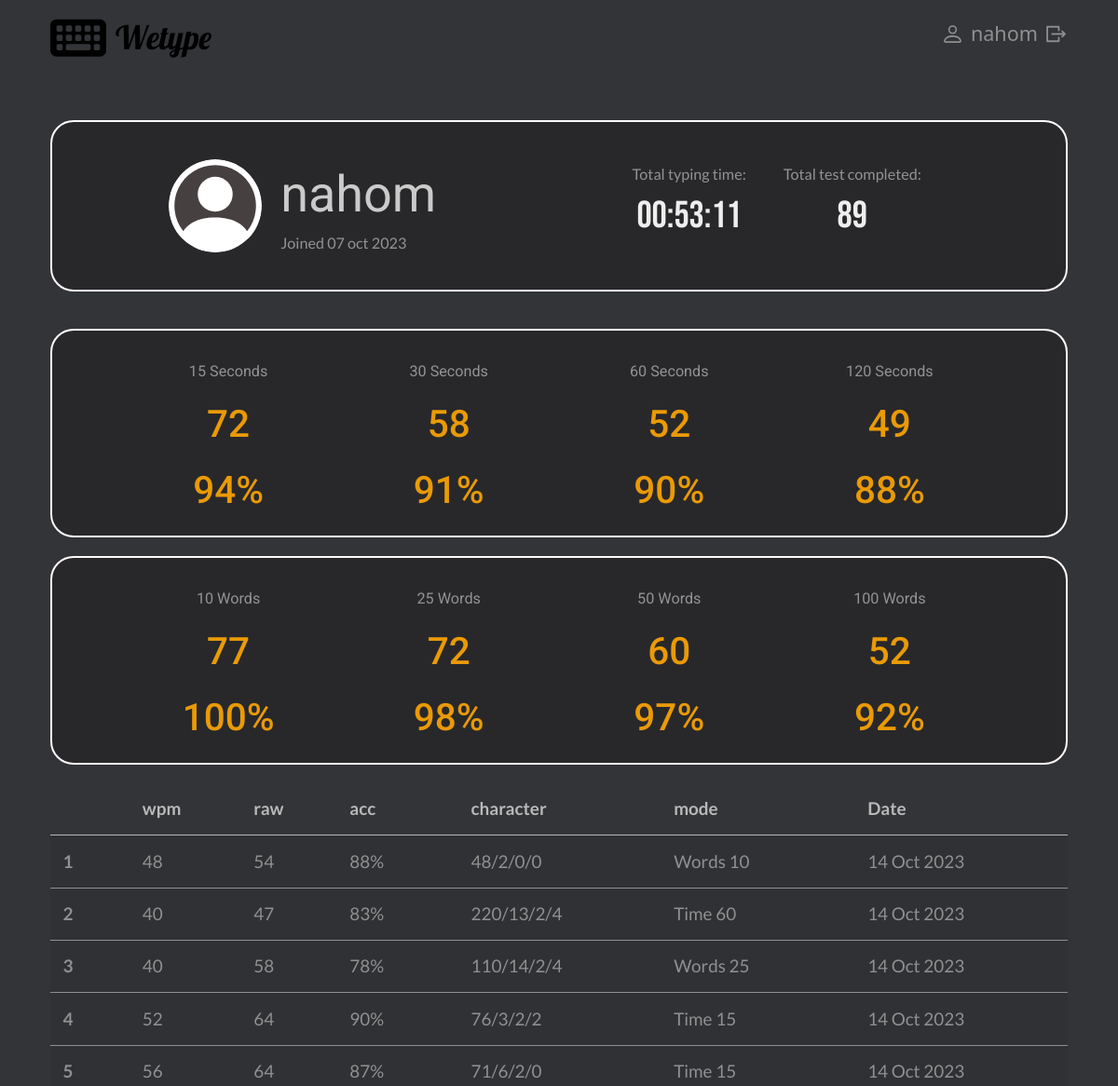
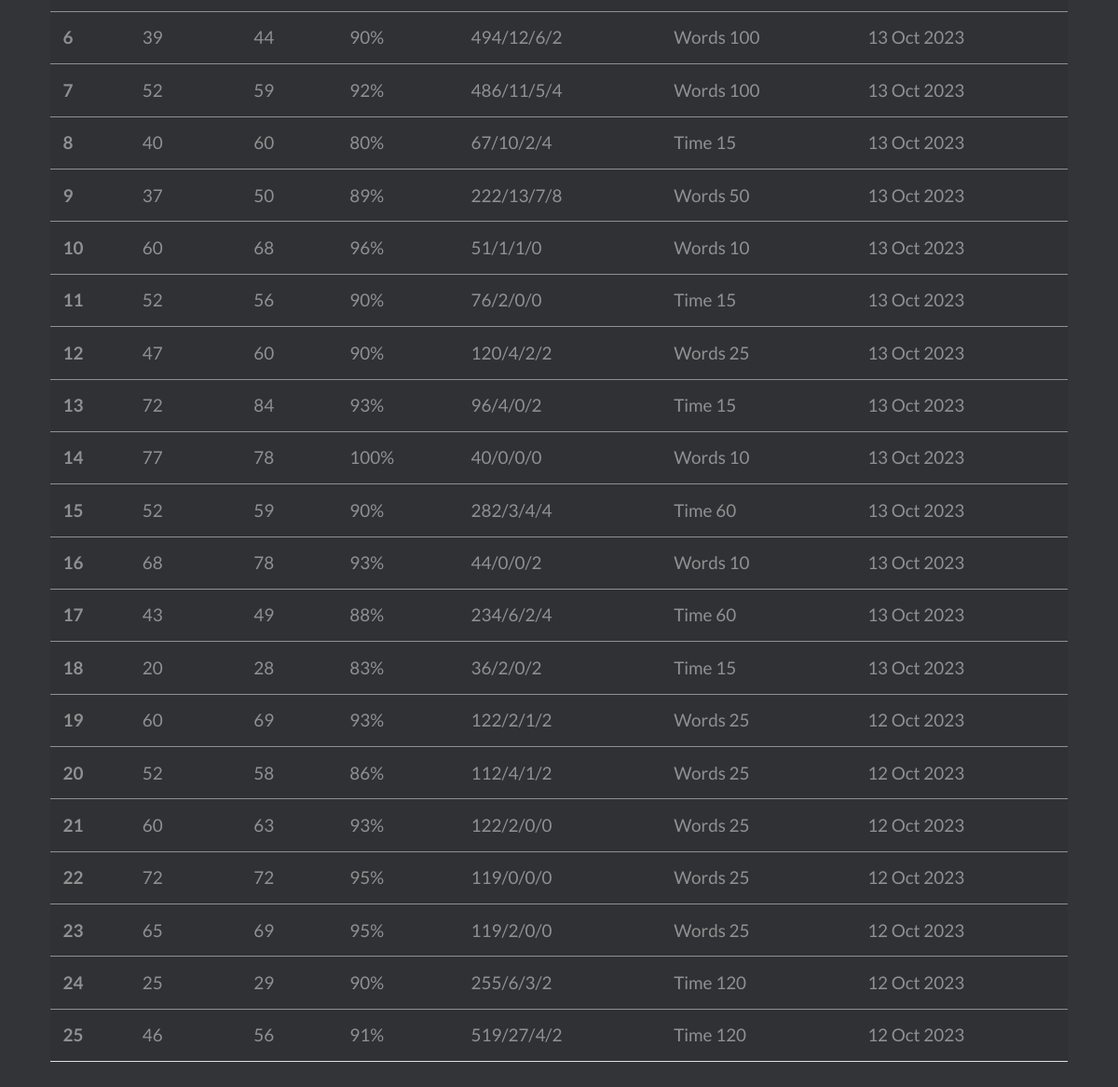
/profile (signed in), run on the app's committed database (2 pictures, top to bottom).
### writing/models.py (models this page shows)
class User(AbstractUser):
    pass

class Test_Time(models.Model):
    user = models.ForeignKey("User", on_delete=models.CASCADE, related_name="time")
    game_type = models.CharField(max_length=4,default="Time")
    test_type = models.PositiveIntegerField(null=False)
    speed = models.PositiveIntegerField(null=False)
    accuracy = models.IntegerField(null=False, validators=[MaxValueValidator(100), MinValueValidator(1)])
    time_frame = models.IntegerField(null=False)
    time = models.DateTimeField(auto_now_add=True)
    raw_speed = models.PositiveIntegerField(null=False)
    character = models.CharField(max_length=17, blank=False)

class Test_Word(models.Model):
    user = models.ForeignKey("User", on_delete=models.CASCADE, related_name="word")
    game_type = models.CharField(max_length=5, default="Words")
    test_type = models.PositiveIntegerField(null=False)
    speed = models.PositiveIntegerField(null=False)
    accuracy = models.IntegerField(null=False, validators=[MaxValueValidator(100), MinValueValidator(1)])
    time_frame = models.IntegerField(null=False)
    time = models.DateTimeField(auto_now_add=True)
    raw_speed = models.PositiveIntegerField(null=False)
    character = models.CharField(max_length=17, blank=False)

### writing/views.py (the view)
# urls.py: path("profile", views.account, name="profile"),
@login_required(login_url='/login')
def account(request):
    user = User.objects.get(username=request.user)
    data_time =user.time.all()
    data_word = user.word.all()
    alltime = data_time.aggregate(Sum("time_frame"), Count("game_type"))
    allwords = data_word.aggregate(Sum("time_frame"), Count("game_type"))
    tables = sorted(chain(data_time, data_word), key=attrgetter('time'), reverse=True)[:25]
    print(tables)
    tt = time.gmtime(get_sum(alltime['time_frame__sum'], allwords['time_frame__sum']))
    total_time = time.strftime("%H:%M:%S", tt)
    total_test = get_sum(alltime['game_type__count'], allwords['game_type__count'])
    times, words = get_data(request.user)
    return render(request, "writing/profile.html", {
        "times": times,
        "words": words,
        "total_test":total_test,
        "total_time":total_time,
        "tables": tables
    })

### writing/helpers.py (called while the page is built)
def get_data(user):
    time_tests = [15, 30, 60, 120]
    word_tests = [10, 25, 50, 100]
    time = {}
    words = {}
    for test in time_tests:
        get_test = Test_Time.objects.filter(user=user, test_type=test).order_by('-speed')
        time[test] = get_test.first()
    for test in word_tests:
        get_test = Test_Word.objects.filter(user=user, test_type=test).order_by('-speed')
        words[test] = get_test.first()
    return time, words

def get_sum(num_one, num_two):
    return int(num_one or 0) + int(num_two or 0)

### writing/templates/writing/profile.html (shortened to what this page needs)
{% extends 'writing/layout.html' %}
{% block body %}
    <div class="profile-container">
        <div class="profile-user">
            <div class="profile-info">
                <div>
                    <div class="username">
                        {{ request.user}}
                    </div>
                    <div class="game-small">
                        Joined {{ request.user.date_joined|date:'d b Y' }}
                    </div>
                </div>
            </div>
            <div class="total-score">
                <div>
                    <div class="game-small">
                        Total typing time:
                    </div>
                    <div class="total-sum">
                        {{ total_time }}
                    </div>
                </div>
                <div>
                    <div class="game-small">
                        Total test completed:
                    </div>
                    <div class="total-sum">
                        {{ total_test }}
                    </div>
                </div>
            </div>
        </div>
    <div class="records">
            <div class="profile">
                {% for value, test in times.items %}
                {% if test %}
                <div class="tests">
                        <div class="game-type"> <span class="game-small">{{value }} Seconds </span> </div>
                        <div class="game-speed"> {{ test.speed }} <span class="game-text"> speed</span> </span> </div>
                        <div class="game-acc"> {{ test.accuracy }}<span class="game-precent">%</span> <span class="game-text">acc </span></div>
                    </div>
                    {% else %}
                    <div class="not-test">
                        <div class="game-notest-type game-small"> <span class="game-"> {{value }} Seconds</span> </div>
                        <div class="game-notest">No Test Yet!</div>
                    </div>
                    {% endif %}
                {% endfor %}
            </div>
            <div class="profile">
            {% for value, test in words.items %}
            {% if test %}
            <div class="tests">
                    <div class="game-type"> <span class="game-small"> {{value }} {{ test.game_type }}</span> </div>
                    <div class="game-speed"> {{ test.speed }} <span class="game-text"> speed</span> </span> </div>
                    <div class="game-acc"> {{ test.accuracy }}<span class="game-precent">%</span> <span class="game-text">acc  </span></div>
                </div>
                {% else %}
                <div class="not-test">
                    <div class="game-notest-type game-small"> <span class="game-"> {{value }} Words</span> </div>
                    <div class="game-notest">No <br> Test <br> Yet!</div>
                </div>
                {% endif %}
            {% endfor %}
            </div>
    </div>
    <div>
        <table class="table table-striped table-hover ">
            <thead>
              <tr>
                <th scope="col" class="table-id"></th>
                <th scope="col">wpm</th>
                <th scope="col" class="table-raw">raw</th>
                <th scope="col">acc</th>
                <th scope="col" class="table-character">character</th>
                <th scope="col">mode</th>
                <th scope="col">Date</th>
              </tr>
            </thead>
        {% for table in tables %}
            <tbody >
              <tr>
                <th scope="row" class="table-id">{{ forloop.counter }}</th>
                <td >{{ table.speed }} </td>
                <td class="table-raw">{{ table.raw_speed }} </td>
                <td>{{ table.accuracy }}%</td>
                <td class="table-character">{{ table.character }}</td>
                <td>{{ table.game_type}} {{ table.test_type }} </td>
                <td>{{ table.time|date:'d M Y'}} </td>
              </tr>
            </tbody>
            {% endfor %}
        </table>
    </div>
</div>
{% endblock %}

### writing/templates/writing/layout.html (shortened to what this page needs)
{% load static %}
<!DOCTYPE html>
<html lang="en">
<head>
<link href="https://cdn.jsdelivr.net/npm/bootstrap@5.0.2/dist/css/bootstrap.min.css" rel="stylesheet">
<link href="{% static 'writing/styles.css' %}" rel="stylesheet">
</head>
<body>
<header>
    <div id="header">
        <a href="{% url 'index' %}">
        <div class="logo-wetype">
                <span class="wetype">
                    Wetype
                </span>
            </div>
        </a>
        <div class="header-profile">
        <a href="{% url 'profile' %}" class="user" id="user">
            <span class="logo">
            </span>
            {% if user.is_authenticated %}
            <span id="user-username" class="login-username">{{ user.username }}</span>
            {% endif %}
        </a>
        {% if user.is_authenticated %}
        <a href="{% url 'logout' %}">
            <span class="logo-out">
            </span>
        </a>
        {% endif %}
        </div>
    </div>
</header>
{% block body %}
{% endblock %}
</body>
</html>

### writing/static/writing/styles.css (style rules this page uses)
:root { font-size: 27px; --bg-color: #323437; --text-dark-color: #909090; --text-light-color: #e3e3e3; --dark-color: #232427a9; --text-orange: rgba(255, 166, 0, 0.90); }
body, * { box-sizing: border-box; margin: 0; }
body { background: var(--bg-color); }
body > * { width: 100%; max-width: 1300px; margin: auto; padding: .5rem 2rem; background: var(--bg-color) !important; }
#header { display: flex; justify-content: space-between; align-items: flex-start; }
.logo > svg { width: 25px; height: 25px; color: var(--text-color); }
a { text-decoration: none !important; color: none; }
.wetype { font-family: 'Lobster', sans-serif; font-size: 1.3rem; color: black; transition: color 500ms ease-out; padding-left: 10px; }
.logo-wetype { display: flex; }
.logo-wetype > svg { width: 60px; height: auto; color: white; margin-bottom: 25px; }
.header-profile { display: block; }
.logo-out > svg { width: 25px; color: var(--text-dark-color); cursor: pointer; }
.login-username { font-size: .8rem; }
.user { color: var(--text-dark-color); }
.profile-container { font-family: 'Lato', sans-serif; }
.profile-user { display: flex; align-items: center; justify-content: space-around; padding: 20px; background: var(--dark-color); border-radius: 25px; margin: 10px 0; min-width: 300px; border: 2px solid snow; }
.profile-info { display: flex; align-items: center; width: max-content; margin-right: 20px; }
.user-icon { width: 100px; height: max-content; margin: 20px; color: white; background-color: rgb(71, 64, 64); border-radius: 50%; padding: 0; }
.username { font-size: 2rem; font-family: 'Roboto', sans-serif; color: #cacaca; }
.total-score { display: flex; flex-wrap: wrap; justify-content: space-between; align-items: center; padding-right: 30px; }
.total-score > div { padding: 10px 20px; }
.game-small { font-size: .6rem; color: #939393; }
.total-sum { font-size: 1.5rem; font-family: 'Bebas Neue', sans-serif; margin: 20px 0; text-align: center; line-height: 1rem; color: rgb(238, 238, 238); }
@media only screen and (max-width: 1299px ) { .records { display: grid; } }
.records { margin: 20px 0; }
.profile { display: flex; padding: 20px; border-radius: 25px; justify-content: space-evenly; align-items: center; font-family: 'Roboto', sans-serif; background: var(--dark-color); border: 2px solid snow; margin-top: 20px ; }
.tests { display: grid; grid-template-areas: 'type' 'speed' 'acc' ; gap: 10px 5px; text-align: center; height: 180px; width: 135px; transition: font-size, color 1000ms ease; }
.game-type { grid-area: type; }
.game-speed { grid-area: speed; color: var(--text-orange); font-size: 1.5rem; font-weight: 500; }
.game-acc { grid-area: acc; color: var(--text-orange); font-size: 1.5rem; font-weight: 500; }
.table { min-width: 300px; }
.table > thead { font-size: .7rem; color: rgb(185, 185, 185); }
.table > tbody { font-size: .7rem; }
.table > tbody > tr { color: var(--text-dark-color) !important; }

### data on the page
User: username "nahom", user "nahom", user.date_joined "07 oct 2023"
Test_Time: value "15", speed "72", accuracy "94"
Test_Time: value "30", speed "58", accuracy "91"
Test_Time: value "60", speed "52", accuracy "90"
Test_Time: value "120", speed "49", accuracy "88"
Test_Word: test_type "10", game_type "Words", speed "77", accuracy "100", raw_speed "78", character "40/0/0/0", time "13 Oct 2023"
Test_Word: test_type "25", game_type "Words", speed "72", accuracy "98"
Test_Word: test_type "50", game_type "Words", speed "60", accuracy "97"
Test_Word: test_type "100", game_type "Words", speed "52", accuracy "92", raw_speed "59", character "486/11/5/4", time "13 Oct 2023"
Test_Word: speed "48", raw_speed "54", accuracy "88", character "48/2/0/0", game_type "Words", test_type "10", time "14 Oct 2023"
Test_Time: speed "40", raw_speed "47", accuracy "83", character "220/13/2/4", game_type "Time", test_type "60", time "14 Oct 2023"
Test_Word: speed "40", raw_speed "58", accuracy "78", character "110/14/2/4", game_type "Words", test_type "25", time "14 Oct 2023"
Test_Time: speed "52", raw_speed "64", accuracy "90", character "76/3/2/2", game_type "Time", test_type "15", time "14 Oct 2023"
Test_Time: speed "56", raw_speed "64", accuracy "87", character "71/6/2/0", game_type "Time", test_type "15", time "14 Oct 2023"
Test_Word: speed "39", raw_speed "44", accuracy "90", character "494/12/6/2", game_type "Words", test_type "100", time "13 Oct 2023"
Test_Time: speed "40", raw_speed "60", accuracy "80", character "67/10/2/4", game_type "Time", test_type "15", time "13 Oct 2023"
Test_Word: speed "37", raw_speed "50", accuracy "89", character "222/13/7/8", game_type "Words", test_type "50", time "13 Oct 2023"
Test_Word: speed "60", raw_speed "68", accuracy "96", character "51/1/1/0", game_type "Words", test_type "10", time "13 Oct 2023"
Test_Time: speed "52", raw_speed "56", accuracy "90", character "76/2/0/0", game_type "Time", test_type "15", time "13 Oct 2023"
Test_Word: speed "47", raw_speed "60", accuracy "90", character "120/4/2/2", game_type "Words", test_type "25", time "13 Oct 2023"
Test_Time: speed "72", raw_speed "84", accuracy "93", character "96/4/0/2", game_type "Time", test_type "15", time "13 Oct 2023"
Test_Time: speed "52", raw_speed "59", accuracy "90", character "282/3/4/4", game_type "Time", test_type "60", time "13 Oct 2023"
Test_Word: speed "68", raw_speed "78", accuracy "93", character "44/0/0/2", game_type "Words", test_type "10", time "13 Oct 2023"
Test_Time: speed "43", raw_speed "49", accuracy "88", character "234/6/2/4", game_type "Time", test_type "60", time "13 Oct 2023"
Test_Time: speed "20", raw_speed "28", accuracy "83", character "36/2/0/2", game_type "Time", test_type "15", time "13 Oct 2023"
Test_Word: speed "60", raw_speed "69", accuracy "93", character "122/2/1/2", game_type "Words", test_type "25", time "12 Oct 2023"
Test_Word: speed "52", raw_speed "58", accuracy "86", character "112/4/1/2", game_type "Words", test_type "25", time "12 Oct 2023"
Test_Word: speed "60", raw_speed "63", accuracy "93", character "122/2/0/0", game_type "Words", test_type "25", time "12 Oct 2023"
Test_Word: speed "72", raw_speed "72", accuracy "95", character "119/0/0/0", game_type "Words", test_type "25", time "12 Oct 2023"
Test_Word: speed "65", raw_speed "69", accuracy "95", character "119/2/0/0", game_type "Words", test_type "25", time "12 Oct 2023"
Test_Time: speed "25", raw_speed "29", accuracy "90", character "255/6/3/2", game_type "Time", test_type "120", time "12 Oct 2023"
Test_Time: speed "46", raw_speed "56", accuracy "91", character "519/27/4/2", game_type "Time", test_type "120", time "12 Oct 2023"

### other printed values
{{ total_time }} "00:53:11"
{{ total_test }} "89"
